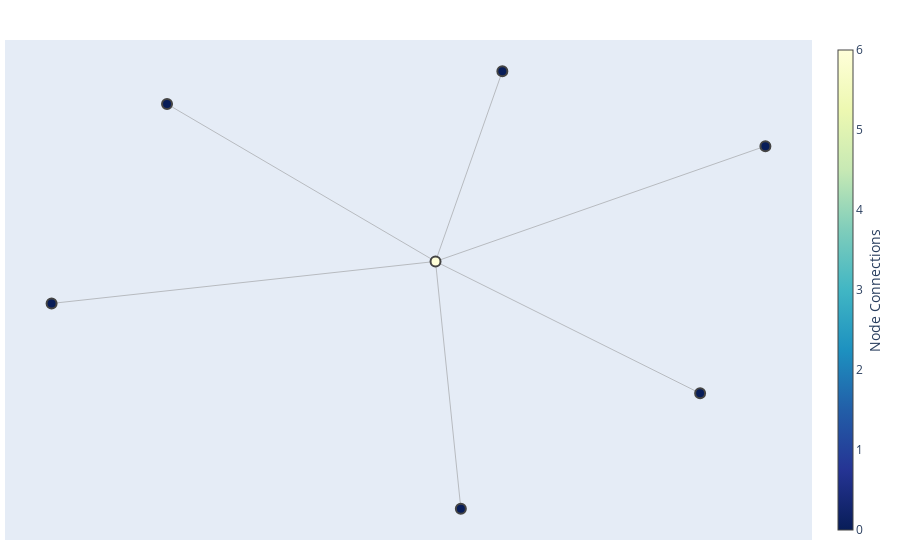

Notebook code cell kept with this figure:
### Code cell
ploter = Plotly_Graph_Ploter()
ploter.plot_graph(similarity_graph)

### Figure 1 — Plotly figure (JSON) as saved in the notebook; plotly's stock layout.template omitted (floating-point values rounded to 4 significant figures)
{"data": [{"hoverinfo": "none", "line": {"color": "#888", "width": 0.5}, "mode": "lines", "type": "scatter", "x": [-0.01115, -0.8883, null, -0.01115, 0.7425, null, -0.01115, 0.1415, null, -0.01115, 0.5934, null, -0.01115, -0.6246, null, -0.01115, 0.0467, null], "y": [-0.02362, -0.1894, null, -0.02362, 0.4317, null, -0.02362, 0.7273, null, -0.02362, -0.5441, null, -0.02362, 0.5981, null, -0.02362, -1, null]}, {"hoverinfo": "text", "marker": {"color": [6, 0, 0, 0, 0, 0, 0], "colorbar": {"thickness": 15, "title": {"side": "right", "text": "Node Connections"}, "xanchor": "left"}, "colorscale": [[0, "rgb(255,255,217)"], [0.125, "rgb(237,248,177)"], [0.25, "rgb(199,233,180)"], [0.375, "rgb(127,205,187)"], [0.5, "rgb(65,182,196)"], [0.625, "rgb(29,145,192)"], [0.75, "rgb(34,94,168)"], [0.875, "rgb(37,52,148)"], [1, "rgb(8,29,88)"]], "line": {"width": 2}, "reversescale": true, "showscale": true, "size": 10}, "mode": "markers", "text": ["Pongify", "Rapid Hybridization", "Beast Within", "Reality Shift", "Turn to Frog", "Chaos Warp", "Swan Song"], "type": "scatter", "x": [-0.01115, -0.8883, 0.7425, 0.1415, 0.5934, -0.6246, 0.0467], "y": [-0.02362, -0.1894, 0.4317, 0.7273, -0.5441, 0.5981, -1]}], "layout": {"hovermode": "closest", "margin": {"b": 20, "l": 5, "r": 5, "t": 40}, "showlegend": false, "title": {"font": {"size": 16}}, "xaxis": {"showgrid": false, "showticklabels": false, "zeroline": false}, "yaxis": {"showgrid": false, "showticklabels": false, "zeroline": false}}}
